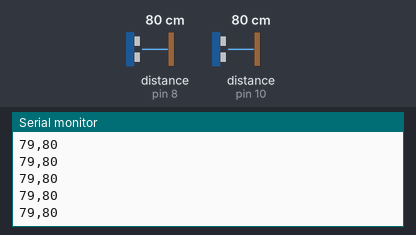
The sketch below on a simulated Arduino Uno, built with avr-gcc and run on an emulated ATmega328P. Shown: the last lines printed to the serial monitor. Wiring (inferred from the names in the program): 2 × ultrasonic range finder: trigger pin 9, echo pin 8 / trigger pin 11, echo pin 10. The inputs (shaded band) are chosen by the test bench; at power-on: distance to the obstacle (sensors on pin 8, pin 10) 80 cm. The echo pulse lasts 58.3 µs per cm.

Above: at 1.2 s.
1.3 s: distance to the obstacle (sensor on pin 8) set to 2 cm
At 2.1 s:
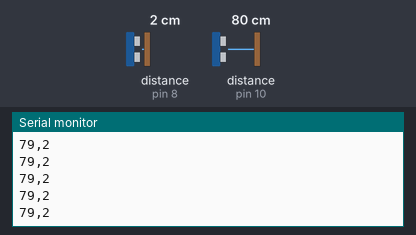
2.8 s: distance to the obstacle (sensor on pin 10) set to 2 cm
At 3.5 s:
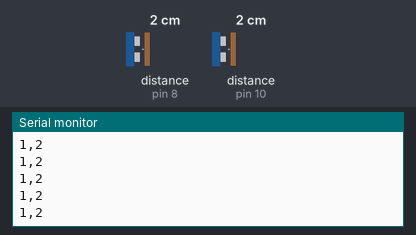
4.3 s: distance to the obstacle (sensor on pin 8) set to 120 cm
At 5.1 s:
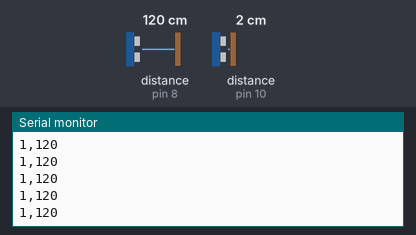
7.3 s: distance to the obstacle (sensor on pin 10) set to 4 cm
At 7.9 s:
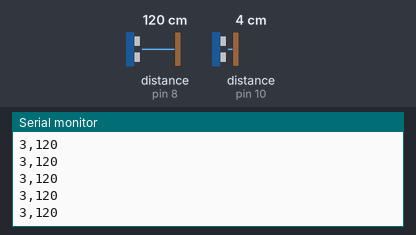
Timing chart, 0 to 9.8 s (numbered marks = the images above; inputs shaded):
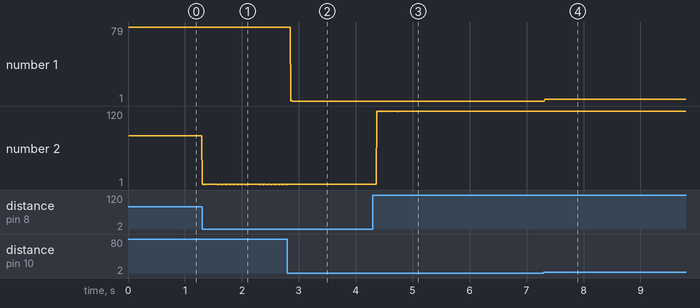

Measured:
- after the input at 1.3 s, the serial monitor: prints a new line at once (image 1)
- after the input at 2.8 s, the serial monitor: prints a new line after 0.06 s (image 2)
- after the input at 4.3 s, the serial monitor: prints a new line after 0.07 s (image 3)
- after the input at 7.3 s, the serial monitor: prints a new line at once (image 4)
- plotted number 1: 1 → 3 after the input at 7.3 s
- plotted number 2: 80 → 2 after the input at 1.3 s, 2 → 120 after the input at 4.3 s

The sketch:

Ultrasonic.ino
```cpp
///*
//* Ultrasonic Sensor HC-SR04 and Arduino Tutorial
//*
//* by Dejan Nedelkovski,
//* www.HowToMechatronics.com
//*
//*/
//
//// defines pins numbers
//const int trigPin = 11;
//const int echoPin = 10;
//
//// defines variables
//long duration;
//int distance;
//
//void setup() {
//pinMode(trigPin, OUTPUT); // Sets the trigPin as an Output
//pinMode(echoPin, INPUT); // Sets the echoPin as an Input
//Serial.begin(9600); // Starts the serial communication
//}
//
//void loop() {
//// Clears the trigPin
//digitalWrite(trigPin, LOW);
//delayMicroseconds(2);
//
//// Sets the trigPin on HIGH state for 10 micro seconds
//digitalWrite(trigPin, HIGH);
//delayMicroseconds(100);
//digitalWrite(trigPin, LOW);
//
//// Reads the echoPin, returns the sound wave travel time in microseconds
//duration = pulseIn(echoPin, HIGH);
//
//// Calculating the distance
//distance= duration*0.034/2;
//
//// Prints the distance on the Serial Monitor
//Serial.print("Distance: ");
//Serial.println(distance);
//}

int TriggerPIN1 = 11;
int EchoPIN1 = 10;
int TriggerPIN2 = 9;
int EchoPIN2 = 8;

void setup() {
  pinMode(TriggerPIN1, OUTPUT);
  pinMode(EchoPIN2, INPUT);
  pinMode(TriggerPIN2, OUTPUT);
  pinMode(EchoPIN2, INPUT);
  Serial.begin(9600);
}

void loop() {
  digitalWrite(TriggerPIN1, LOW);
  delayMicroseconds(2);
  digitalWrite(TriggerPIN1, HIGH);
  delayMicroseconds(2);
  digitalWrite(TriggerPIN1, LOW);

  long timedelay = pulseIn(EchoPIN1, HIGH);
  int distance1 = 0.0343 * (timedelay / 2);
//  int distance1 = 0;
//  distance1 = timedelay / 2;

  delayMicroseconds(2);

  digitalWrite(TriggerPIN2, LOW);
  delayMicroseconds(2);
  digitalWrite(TriggerPIN2, HIGH);
  delayMicroseconds(2);
  digitalWrite(TriggerPIN2, LOW);

  long td = pulseIn(EchoPIN2, HIGH);
  int distance2 = 0.0343 * (td / 2);
//  int distance2 = 0;
//  distance2 = td / 2;

  if(distance1 > 1500){
    distance1 = 0;
  }

  if(distance2 > 1500){
    distance2 = 0;
  }
  Serial.print(distance1);
  Serial.print(",");
  Serial.println(distance2);
//Serial.println(0);

//  Serial.println(distance1 + "," + distance2);
}
```
